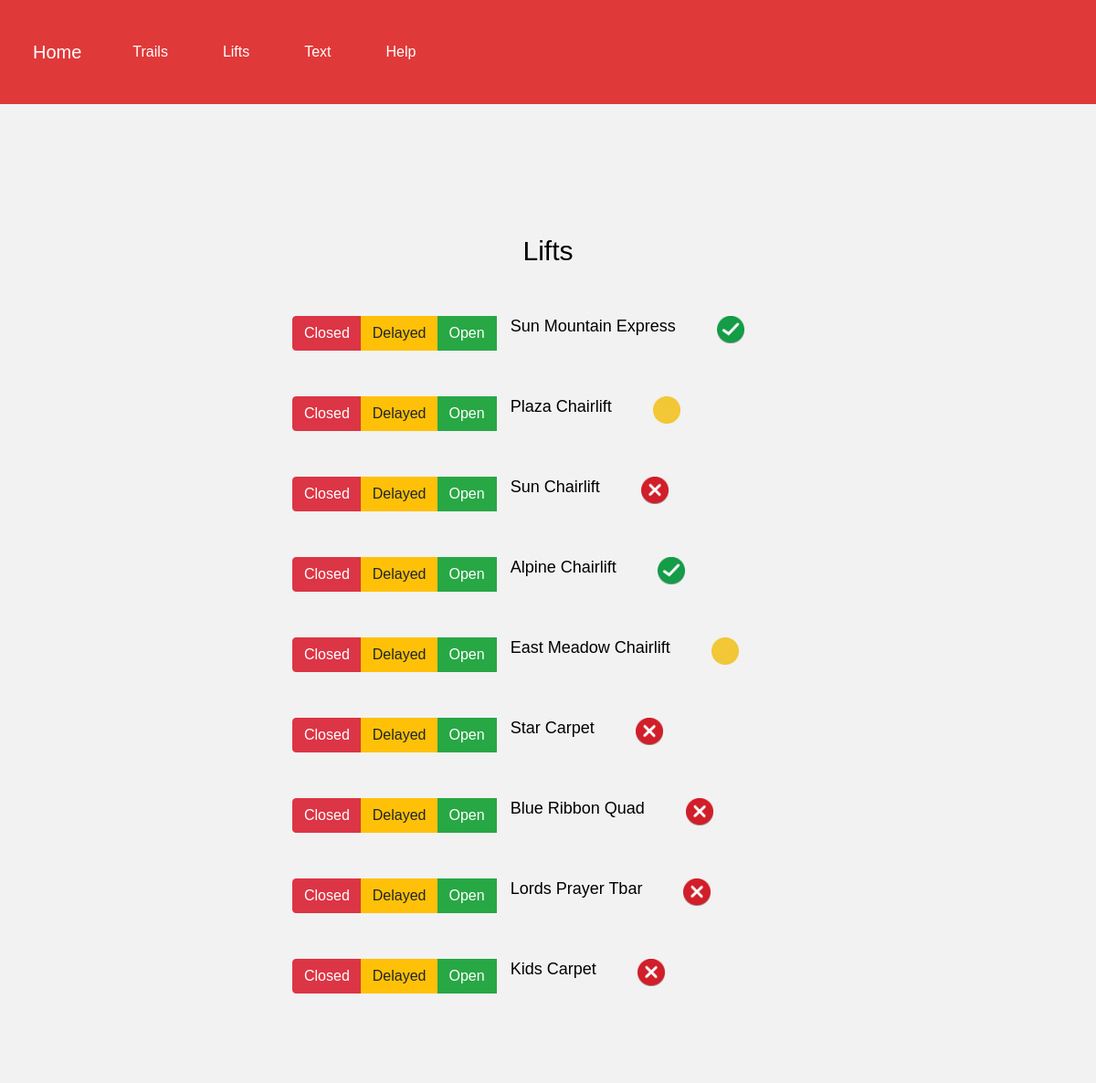
/lifts, run on the app's committed database.
### tables this page shows
CREATE TABLE "Lifts" (
"index" INTEGER,
  "lift_name" TEXT,
  "status" TEXT
);

### app.py (the view)
@app.route("/lifts", methods=["GET","POST"])
def lifts():
    con = sqlite3.connect('bromley_trailmap.db', isolation_level=None)
    cur = con.cursor()
    if request.method == "POST":
        for lift_name in LIFT_NAMES:
            new_status = request.form.get(lift_name)
            if new_status is not None:
                cur.execute('UPDATE Lifts SET status = ? WHERE lift_name = ?', (new_status, lift_name))
                con.commit()
    cur.execute('SELECT lift_name, status FROM Lifts')
    rows = cur.fetchall()
    con.close()
    lift_status = {row[0]: row[1] for row in rows}
    return render_template("lifts.html", l_stat=lift_status)

### templates/lifts.html (shortened to what this page needs)
{% extends 'base.html' %}
{% block content %}
<div class="container">
    <p class="lead">Lifts</p>
    <form action="{{ url_for('lifts') }}" method="POST">
        {% set status_icons = {
        'open': 'open.png',
        'delayed': 'delayed.png',
        'closed': 'closed.png'
        } %}
        {% for lift, status in l_stat.items() %}
        <div class="btn-group" role="group" aria-label="Lift status buttons" style="margin-bottom: 20px;">
            <button type="submit" class="btn btn-danger" value="closed" name="{{ lift }}">Closed</button>
            <button type="submit" class="btn btn-warning" value="delayed" name="{{ lift }}">Delayed</button>
            <button type="submit" class="btn btn-success" value="open" name="{{ lift }}">Open</button>
            <h4 style="margin-left: 15px;">{{ lift.replace('_', ' ').title() }}</h4>
            <div id="specific-lift-status" style="margin-left: 15px;">
                {% if status in status_icons %}
                <img src="{{ url_for('static', filename=status_icons[status]) }}" alt="{{ status.title() }}" width="30" height="30">
                {% else %}
                <span>{{ status }}</span>
                {% endif %}
            </div>
        </div>
        {% endfor %}
    </form>
</div>
{% endblock %}

### static/style.css (style rules this page uses)
body { font-family: Arial, sans-serif; margin: 0; padding: 0; }
.container { max-width: 1200px; margin: 0 auto; padding: 20px; }
form { max-width: 600px; margin: 0 auto; padding: 20px; background-color: #f2f2f2; border-radius: 5px; }
form button { background-color: rgb(0, 18, 68); color: white; padding: 10px 20px; border: none; border-radius: 4px; cursor: pointer; }
body { font-family: Arial, sans-serif; background-color: #f2f2f2; margin: 0; padding: 0; }
.container { margin-top: 50px; }
main p { font-size: 18px; line-height: 1.8; margin-bottom: 30px; color: #000000; text-align: center; }
main p.lead { font-size: 30px; line-height: 1.4; margin-bottom: 30px; color: #000000; text-align: center; }
main h4 { font-size: 18px; line-height: 1.2; margin-top: 0.5px; margin-bottom: 0.5px; margin-left: 20px; margin-right: 30px; color: #000000; text-align: left; }

### data on the page
Lifts: replace "Sun Mountain Express", status (picture)
Lifts: replace "Plaza Chairlift", status (picture)
Lifts: replace "Sun Chairlift", status (picture)
Lifts: replace "Alpine Chairlift", status (picture)
Lifts: replace "East Meadow Chairlift", status (picture)
Lifts: replace "Star Carpet", status (picture)
Lifts: replace "Blue Ribbon Quad", status (picture)
Lifts: replace "Lords Prayer Tbar", status (picture)
Lifts: replace "Kids Carpet", status (picture)
